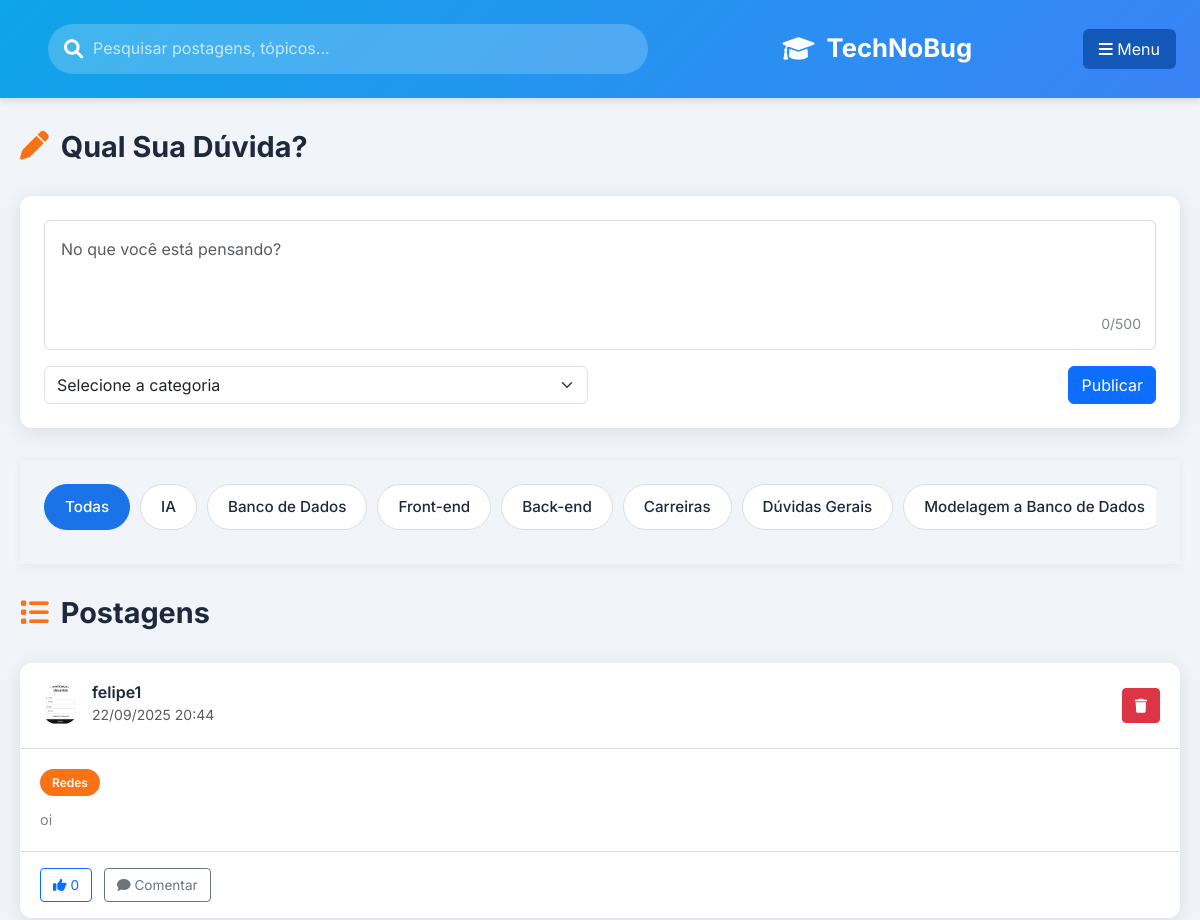
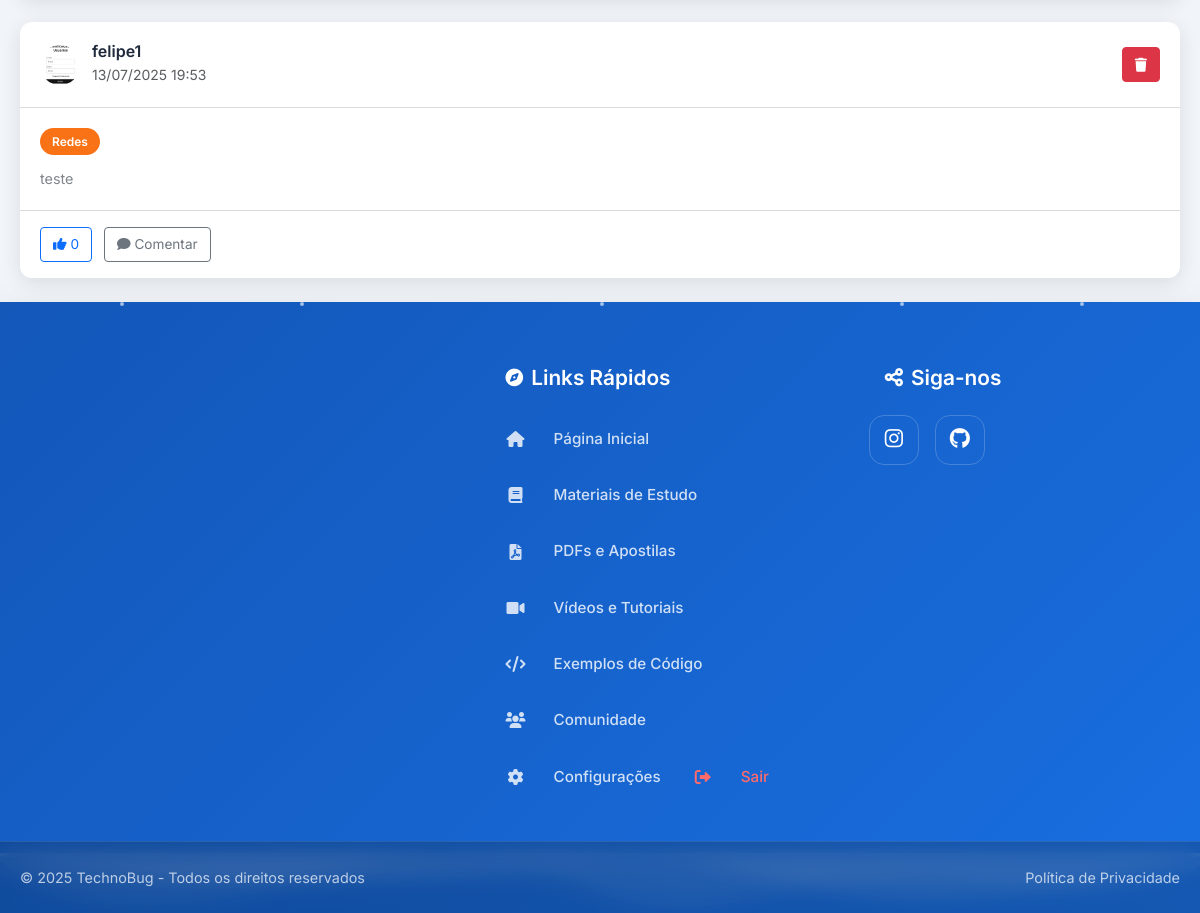
The page /comunidade (signed in) on the database its author committed (2 pictures, top to bottom).
### backend/models.py (models this page shows)
class Post(db.Model):
    __tablename__ = 'posts'
    id = db.Column(db.Integer, primary_key=True)
    content = db.Column(db.Text, nullable=False)
    user_id = db.Column(db.Integer, db.ForeignKey('users.id'), nullable=False)
    category = db.Column(db.String(50), nullable=False)
    created_at = db.Column(db.DateTime, default=datetime.utcnow)
    comments = db.relationship('Comment', backref='post', lazy=True)
    likes = db.relationship('Like', backref='post', lazy=True)

class User(db.Model):
    __tablename__ = 'users'
    id = db.Column(db.Integer, primary_key=True)
    username = db.Column(db.String(80), unique=True, nullable=False)
    email = db.Column(db.String(120), unique=True, nullable=False)
    password = db.Column(db.String(256))
    profile_pic = db.Column(db.String(120), default='default.png')
    is_admin = db.Column(db.Boolean, default=False)
    is_moderator = db.Column(db.Boolean, default=False)
    created_at = db.Column(db.DateTime, default=datetime.utcnow)
    visited_pages = db.Column(db.Text, default='')
    last_activity = db.Column(db.DateTime, default=datetime.utcnow)
    posts = db.relationship('Post', backref='author', lazy=True)
    comments = db.relationship('Comment', backref='author', lazy=True)
    likes = db.relationship('Like', backref='user', lazy=True)

### app.py (the view)
@app.route('/comunidade', methods=['GET'])
@track_page_visit('comunidade')
def comunidade():
    user_id = session.get('user_id')
    if not user_id:
        flash('Por favor, faça login para acessar esta página.', 'error')
        return redirect(url_for('registroelogin'))
    user = db.session.get(User, user_id)
    if not user:
        session.clear()
        flash('Sua sessão expirou ou o usuário não existe mais.', 'error')
        return redirect(url_for('registroelogin'))
    posts = Post.query.options(
        db.joinedload(Post.comments).joinedload(Comment.author),
        db.joinedload(Post.comments).joinedload(Comment.replies).joinedload(Comment.author)
    ).order_by(Post.created_at.desc()).all()
    return render_template('comunidade.html', user=user, posts=posts)

### app.py (called while the page is built)
def track_page_visit(page_name):
    def decorator(f):
        @wraps(f)
        def decorated_function(*args, **kwargs):
            result = f(*args, **kwargs)
            if 'user_id' in session:
                ProgressTracker.track_page_visit(session['user_id'], page_name)
            return result
        return decorated_function
    return decorator

### backend/progress_tracker.py (called while the page is built)
    @staticmethod
    def track_page_visit(user_id, page_name):
        if not user_id or page_name not in ProgressTracker.PAGES:
            return
        user = db.session.get(User, user_id)
        if not user:
            return
        try:
            visited_pages = json.loads(user.visited_pages) if user.visited_pages else {}
        except (json.JSONDecodeError, TypeError):
            visited_pages = {}
        visited_pages[page_name] = datetime.now().isoformat()
        user.visited_pages = json.dumps(visited_pages)
        user.last_activity = datetime.utcnow()
        try:
            db.session.commit()
        except Exception as e:
            db.session.rollback()
            print(f"Erro ao rastrear visita da página: {str(e)}")

### templates/comunidade.html (shortened to what this page needs)
<!DOCTYPE html>
<html lang="pt-BR">
<head>
    <link rel="stylesheet" href="https://cdnjs.cloudflare.com/ajax/libs/font-awesome/6.4.0/css/all.min.css">
    <link href="https://cdn.jsdelivr.net/npm/bootstrap@5.3.0/dist/css/bootstrap.min.css" rel="stylesheet">
    <link rel="stylesheet" href="{{ url_for('static', filename='css/telainicial.css') }}">
    <link rel="stylesheet" href="{{ url_for('static', filename='css/footer.css') }}">
</head>
<body>
    <header class="app-header">
        <div class="header-content">
            <div class="search-bar">
                <i class="fas fa-search"></i>
                <input type="text" placeholder="Pesquisar postagens, tópicos...">
            </div>
            <div class="logo" onclick="window.location.href = '{{ url_for('telainicial') }}';" style="cursor: pointer;">
                <i class="fas fa-graduation-cap"></i>
                <span>TechNoBug</span>
            </div>
            <button class="btn menu-btn" type="button" data-bs-toggle="offcanvas" data-bs-target="#offcanvasMenu" aria-controls="offcanvasMenu">
                <i class="fas fa-bars"></i>
                <span>Menu</span>
            </button>
        </div>
    </header>
    <div class="container">
        <main class="main-content">
            <div class="section-header">
                <h2 class="section-title">
                    <i class="fas fa-pen"></i>
                    <span>Qual Sua Dúvida?</span>
                </h2>
            </div>
            <div class="post-creation-card">
                <form class="post-form" action="{{ url_for('create_post') }}" method="POST">
                    <div class="mb-3 position-relative">
                        <textarea class="form-control" name="post_content" rows="4" placeholder="No que você está pensando?" required></textarea>
                        <div class="char-counter">0/500</div>
                    </div>
                    <div class="row align-items-center">
                        <div class="col-md-6 mb-3 mb-md-0">
                            <select class="form-select" name="category" required>
                                <option value="" disabled selected>Selecione a categoria</option>
                            </select>
                        </div>
                        <div class="col-md-6 text-md-end">
                            <button type="submit" class="btn btn-primary">Publicar</button>
                        </div>
                    </div>
                </form>
            </div>
            <nav class="category-nav">
                <div class="categories-wrapper">
                    <div class="categories">
                        <span class="category active" data-category="Todas">Todas</span>
                        <span class="category" data-category="IA">IA</span>
                        <span class="category" data-category="Banco de Dados">Banco de Dados</span>
                        <span class="category" data-category="Front-end">Front-end</span>
                        <span class="category" data-category="Back-end">Back-end</span>
                        <span class="category" data-category="Carreiras">Carreiras</span>
                        <span class="category" data-category="Dúvidas Gerais">Dúvidas Gerais</span>
                        <span class="category" data-category="Modelagem a Banco de Dados">Modelagem a Banco de Dados</span>
                    </div>
                </div>
            </nav>
<div class="section-header">
    <h2 class="section-title">
        <i class="fas fa-list"></i>
        <span>Postagens</span>
    </h2>
</div>
<div class="post-list">
    {% if posts %}
        {% for post in posts %}
            <div class="post-card" data-post-id="{{ post.id }}" data-category="{{ post.category }}">
                <div class="post-header">
                    <div class="user-info">
                        <div class="profile-pic-preview">
                            {% if post.author.profile_pic and post.author.profile_pic != 'default.png' %}
                                <img class="profile-pic-img" src="{{ url_for('static', filename='Uploads/' + post.author.profile_pic) }}" alt="Foto de perfil" />
                            {% else %}
                                <div class="profile-pic-avatar">
                                    {{ post.author.username[0]|upper }}
                                </div>
                            {% endif %}
                        </div>
                        <div>
                            <h5 class="username">{{ post.author.username }}</h5>
                            <small class="text-muted">{{ post.created_at.strftime('%d/%m/%Y %H:%M') }}</small>
                        </div>
                    </div>
                    {% if post.user_id == user.id %}
                        <div class="post-actions">
                            <button class="btn btn-sm btn-danger delete-post" data-post-id="{{ post.id }}">
                                <i class="fas fa-trash"></i>
                            </button>
                        </div>
                    {% endif %}
                </div>
                <div class="post-content">
                    <div class="post-category-tag">{{ post.category }}</div>
                    <p>{{ post.content }}</p>
                </div>
                <div class="post-footer">
                    <button class="btn btn-sm btn-outline-primary like-btn" data-post-id="{{ post.id }}">
                        <i class="fas fa-thumbs-up"></i> <span class="like-count">{{ post.likes|length }}</span>
                    </button>
                    <a href="{{ url_for('post_comments', post_id=post.id) }}" class="btn btn-sm btn-outline-secondary comment-btn">
                        <i class="fas fa-comment"></i> Comentar
                    </a>
                </div>
            </div>
        {% endfor %}
    {% endif %}
</div>
        </main>
    </div>
    {% include 'footer.html' %}
</body>
</html>

### templates/footer.html (shortened to what this page needs)
<!DOCTYPE html>
<html lang="pt-BR">
<head>
    <link rel="stylesheet" href="https://cdnjs.cloudflare.com/ajax/libs/font-awesome/6.0.0-beta3/css/all.min.css">
    <link rel="stylesheet" href="footer.css">
</head>
<body>
    <footer class="site-footer">
        <div class="footer-background-effects">
            <div class="floating-particle"></div>
            <div class="floating-particle"></div>
            <div class="floating-particle"></div>
            <div class="floating-particle"></div>
            <div class="floating-particle"></div>
        </div>
        <div class="container footer-container">
            <div class="footer-nav">
                <h5><i class="fas fa-compass"></i> Links Rápidos</h5>
                <ul class="nav">
                    <li class="nav-item">
                        <a class="nav-link" href="{{ url_for('telainicial') }}">
                            <i class="fas fa-home"></i>
                            <span>Página Inicial</span>
                        </a>
                    </li>
                    <li class="nav-item">
                        <a class="nav-link" href="{{ url_for('materiais') }}">
                            <i class="fas fa-book"></i>
                            <span>Materiais de Estudo</span>
                        </a>
                    </li>
                    <li class="nav-item">
                        <a class="nav-link" href="{{ url_for('pdfs') }}">
                            <i class="fas fa-file-pdf"></i>
                            <span>PDFs e Apostilas</span>
                        </a>
                    </li>
                    <li class="nav-item">
                        <a class="nav-link" href="{{ url_for('videos') }}">
                            <i class="fas fa-video"></i>
                            <span>Vídeos e Tutoriais</span>
                        </a>
                    </li>
                    <li class="nav-item">
                        <a class="nav-link" href="{{ url_for('codigo') }}">
                            <i class="fas fa-code"></i>
                            <span>Exemplos de Código</span>
                        </a>
                    </li>
                    <li class="nav-item">
                        <a class="nav-link" href="#">
                            <i class="fas fa-users"></i>
                            <span>Comunidade</span>
                        </a>
                    </li>
                    <li class="nav-item">
                        <a class="nav-link" href="#">
                            <i class="fas fa-cog"></i>
                            <span>Configurações</span>
                        </a>
                    </li>
                    <li class="nav-item">
                        <a class="nav-link logout-link" href="{{ url_for('logout') }}">
                            <i class="fas fa-sign-out-alt"></i>
                            <span>Sair</span>
                        </a>
                    </li>
                </ul>
            </div>
            <div class="footer-socials">
                <h5><i class="fas fa-share-alt"></i> Siga-nos</h5>
                <div class="social-icons">
                    <a href="https://www.instagram.com/technobugofc?igsh=MWJlcG45OGtqNG1zOQ==" target="_blank" aria-label="Instagram" class="social-instagram">
                        <i class="fab fa-instagram"></i>
                    </a>
                    <a href="https://www.github.com" target="_blank" aria-label="GitHub" class="social-github">
                        <i class="fab fa-github"></i>
                    </a>
                </div>
            </div>
        </div>
        <div class="footer-wave">
        </div>
        <div class="footer-copyright">
            <div class="copyright-content">
                <p>© 2025 TechnoBug - Todos os direitos reservados</p>
                <div class="footer-links">
                    <a href="/politica-de-privacidade">Política de Privacidade</a>
                </div>
            </div>
        </div>
    </footer>
</body>
</html>

### rows shown on the page
Post: profile_pic (picture), author.username "felipe1", created_at "22/09/2025 20:44", category "Redes", content "oi", likes|length "0"
Post: profile_pic (picture), author.username "felipe1", created_at "13/07/2025 19:53", category "Redes", content "teste", likes|length "0"
